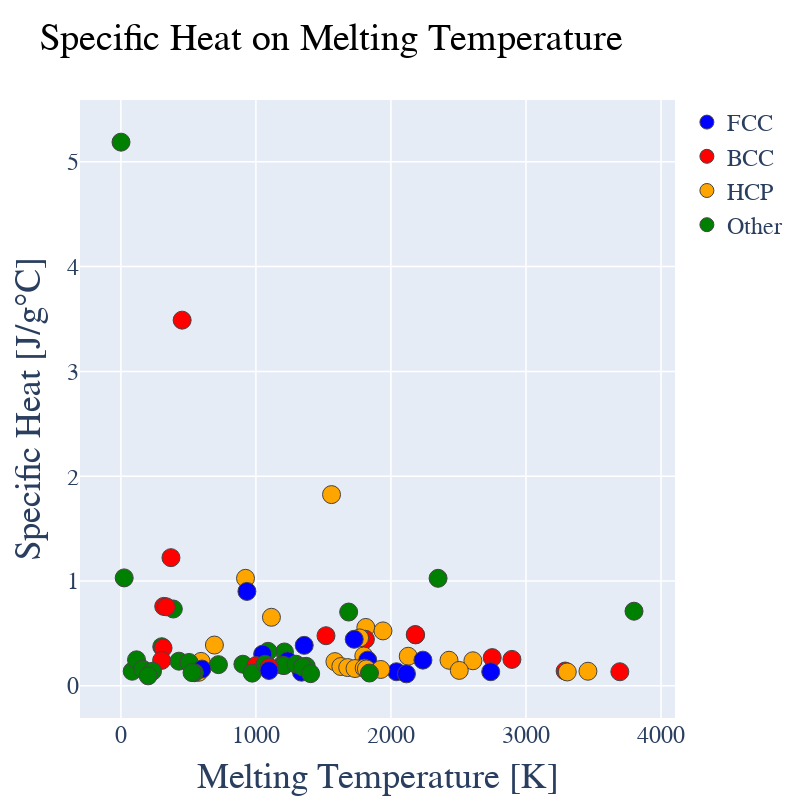

Notebook source saved alongside this figure:
### Code cell
layout0= go.Layout(title = "Specific Heat on Melting Temperature", hovermode= 'closest', width = 800, height=800, showlegend=True,  # Hovermode establishes the way the labels that appear when you hover are arranged # Establishing a square plot width=height
    xaxis= dict(title=go.layout.xaxis.Title(text='Melting Temperature [K]', font=dict(size=36)), zeroline= False, gridwidth= 1.5, tickfont=dict(size=24)), # Axis Titles. Removing the X-axis Mark. Adding a Grid
    yaxis= dict(title=go.layout.yaxis.Title(text='Specific Heat [J/g°C]', font=dict(size=36)), zeroline= False, gridwidth= 1.5, tickfont=dict(size=24)), # Axis Titles. Removing the Y-axis Mark. Adding a Grid
    legend=dict(font=dict(size=24))) # Adding a legend

# Trace

trace0 = go.Scatter(x = melting_temperature,y = specific_heat, mode = 'markers',
    marker= dict(size= 18, line= dict(width=1), color=colors), # We add a size, a border and our custom colors to the markers
    text= sample, # This attribute (Text) labels each point to this list, which contains our elements in the same indexes as our properties
showlegend = False)


# Empty Traces for Legend
legend_plot_FCC = go.Scatter(x=[None], y=[None], mode='markers', marker=dict(size=14,  line= dict(width=1),color='blue'), name = 'FCC')
legend_plot_BCC = go.Scatter(x=[None], y=[None], mode='markers', marker=dict(size=14,  line= dict(width=1),color='red'), name = 'BCC')
legend_plot_HCP = go.Scatter(x=[None], y=[None], mode='markers', marker=dict(size=14,  line= dict(width=1),color='orange'), name = 'HCP')
legend_plot_Other = go.Scatter(x=[None], y=[None], mode='markers', marker=dict(size=14, line= dict(width=1),color='green'), name = 'Other')


data = [trace0, legend_plot_FCC, legend_plot_BCC, legend_plot_HCP, legend_plot_Other]

fig= go.Figure(data, layout=layout0)
fig.update_layout(
    font_family="Arial",
    title_font_color="Black",
    title_font_size= 38
)
iplot(fig)

### Figure 1 — Plotly figure (JSON) as saved in the notebook; plotly's stock layout.template omitted (floating-point values rounded to 4 significant figures)
{"data": [{"marker": {"color": ["green", "green", "red", "orange", "green", "green", "green", "green", "green", "green", "red", "orange", "blue", "green", "red", "green", "green", "green", "red", "orange", "orange", "orange", "red", "red", "red", "red", "orange", "blue", "blue", "orange", "green", "green", "green", "green", "green", "green", "red", "blue", "orange", "orange", "red", "red", "orange", "orange", "blue", "blue", "blue", "orange", "green", "green", "green", "green", "green", "green", "red", "red", "orange", "red", "red", "orange", "orange", "blue", "blue", "blue", "green", "orange", "blue", "green", "green", "green", "green", "green", "green", "green", "green", "green", "green", "green", "green", "green", "red", "orange", "orange", "orange", "orange", "orange", "orange", "blue", "orange", "green", "blue", "green", "green", "green", "green", "green", "green", "green", "green", "green", "green", "green", "green"], "line": {"width": 1}, "size": 18}, "mode": "markers", "showlegend": false, "text": ["H", "He", "Li", "Be", "B", "C", "N", "O", "F", "Ne", "Na", "Mg", "Al", "Si", "P", "S", "Cl", "Ar", "K", "Ca", "Sc", "Ti", "V", "Cr", "Mn", "Fe", "Co", "Ni", "Cu", "Zn", "Ga", "Ge", "As", "Se", "Br", "Kr", "Rb", "Sr", "Y", "Zr", "Nb", "Mo", "Tc", "Ru", "Rh", "Pd", "Ag", "Cd", "In", "Sn", "Sb", "Te", "I", "Xe", "Cs", "Ba", "Hf", "Ta", "W", "Re", "Os", "Ir", "Pt", "Au", "Hg", "Tl", "Pb", "Bi", "Po", "At", "Rn", "Fr", "Ra", "Lr", "La", "Ce", "Pr", "Nd", "Pm", "Sm", "Eu", "Gd", "Tb", "Dy", "Ho", "Er", "Tm", "Yb", "Lu", "Ac", "Th", "Pa", "U", "Np", "Pu", "Am", "Cm", "Bk", "Cf", "Es", "Fm", "Md", "No"], "type": "scatter", "x": [14.01, 0.95, 453.7, 1560, 2349, 3800, 63.05, 54.8, 53.53, 24.56, 370.9, 923, 933.5, 1687, 317.3, 388.4, 171.6, 83.8, 336.5, 1115, 1814, 1941, 2183, 2180, 1519, 1811, 1768, 1728, 1358.0, 692.7, 302.9, 1211.0, 1090, 494, 265.8, 115.8, 312.5, 1050, 1799, 2128, 2750, 2896, 2430, 2607, 2237, 1828.0, 1235.0, 594.2, 429.8, 505.1, 903.8, 722.7, 386.9, 161.4, 301.6, 1000, 2506, 3290, 3695, 3459, 3306, 2739, 2041.0, 1337.0, 234.3, 577, 600.6, 544.4, 527, 575, 202, "maybe about 300 K", 973, 1900, 1193, 1068, 1208, 1297, 1373, 1345, 1099, 1585, 1629, 1680, 1734, 1802, 1818, 1097, 1925, 1323, 2115, 1841, 1405.0, 910, 912.5, 1449, 1613, 1259, 1173, 1133, 1800, 1100, 1100], "y": [null, 5.188, 3.489, 1.824, 1.025, 0.711, null, null, null, 1.029, 1.222, 1.025, 0.9, 0.703, 0.757, 0.732, null, 0.138, 0.753, 0.653, 0.556, 0.523, 0.485, 0.488, 0.477, 0.443, 0.456, 0.443, 0.385, 0.388, 0.372, 0.322, 0.328, null, null, 0.247, 0.36, 0.301, 0.284, 0.281, 0.268, 0.251, 0.243, 0.238, 0.244, 0.244, 0.237, 0.232, 0.234, 0.222, 0.205, 0.201, null, 0.158, 0.241, 0.192, 0.146, 0.14, 0.133, 0.138, 0.131, 0.133, 0.133, 0.129, 0.138, 0.128, 0.159, 0.124, 0.125, null, 0.094, null, 0.12, null, 0.197, 0.205, 0.192, 0.205, 0.185, 0.18, 0.176, 0.23, 0.183, 0.173, 0.164, 0.168, 0.16, 0.145, 0.155, null, 0.113, 0.121, 0.115, null, null, null, null, null, null, null, null, null, null]}, {"marker": {"color": "blue", "line": {"width": 1}, "size": 14}, "mode": "markers", "name": "FCC", "type": "scatter", "x": [null], "y": [null]}, {"marker": {"color": "red", "line": {"width": 1}, "size": 14}, "mode": "markers", "name": "BCC", "type": "scatter", "x": [null], "y": [null]}, {"marker": {"color": "orange", "line": {"width": 1}, "size": 14}, "mode": "markers", "name": "HCP", "type": "scatter", "x": [null], "y": [null]}, {"marker": {"color": "green", "line": {"width": 1}, "size": 14}, "mode": "markers", "name": "Other", "type": "scatter", "x": [null], "y": [null]}], "layout": {"font": {"family": "Arial"}, "height": 800, "hovermode": "closest", "legend": {"font": {"size": 24}}, "showlegend": true, "title": {"font": {"color": "Black", "size": 38}, "text": "Specific Heat on Melting Temperature"}, "width": 800, "xaxis": {"gridwidth": 1.5, "tickfont": {"size": 24}, "title": {"font": {"size": 36}, "text": "Melting Temperature [K]"}, "zeroline": false}, "yaxis": {"gridwidth": 1.5, "tickfont": {"size": 24}, "title": {"font": {"size": 36}, "text": "Specific Heat [J/g°C]"}, "zeroline": false}}}
